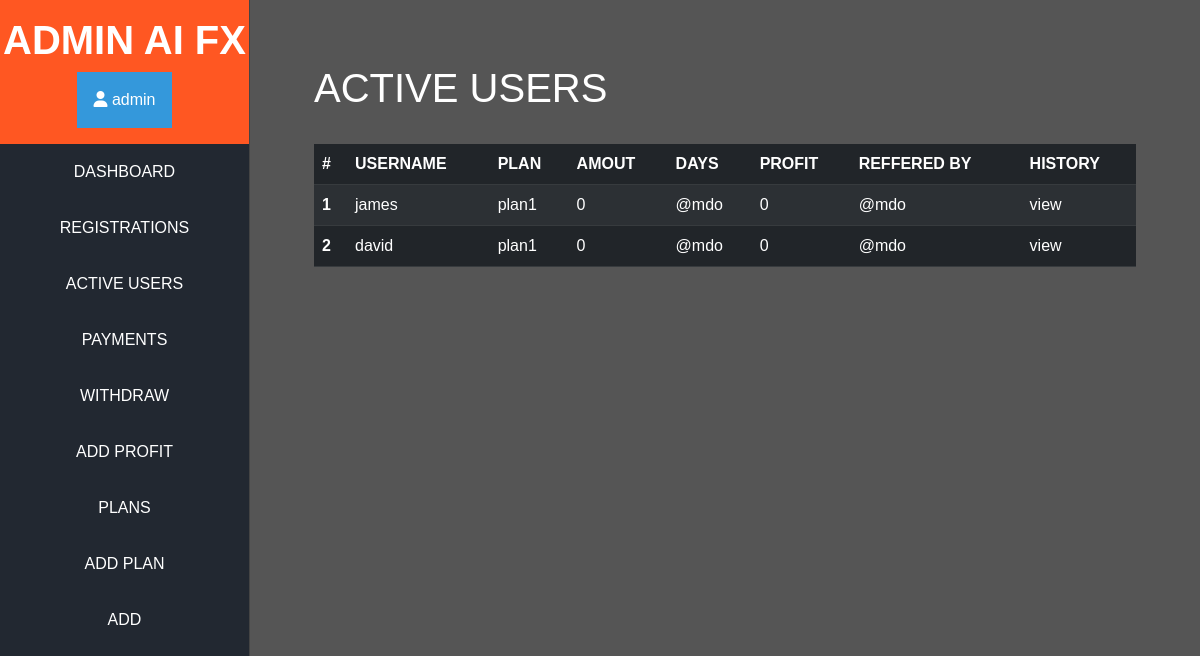
Screenshot of /moderator/members/Inactive (signed in) with the database file from the repository.
### home/models.py (models this page shows)
class User_plan(models.Model):
    user = models.ForeignKey(User, on_delete=models.CASCADE)
    plan = models.ForeignKey(Plans, on_delete=models.CASCADE)
    invested_amount = models.CharField(max_length=100)
    user_status = models.CharField(max_length=100)
    user_profit = models.CharField(max_length=100)

class Plans(models.Model):
    plan_name = models.CharField(max_length=100)
    plan_min_price = models.CharField(max_length=100)
    plan_max_price = models.CharField(max_length=100)
    plan_min_percentage = models.CharField(max_length=100)
    plan_max_percentage = models.CharField(max_length=100)

### home/views.py (the view, shortened to what this page needs)
# urls.py: path('moderator/members/', login_required(views.ModMembers_view.as_view()), name='mod_mambers'),
class ModMembers_view(View):
    def get(self, request, **kwargs):
        if "status" in kwargs:
            context = {
                "members": models.User_plan.objects.filter(user_status=kwargs["status"]),
            }
            return render(request, 'mod/membersactive.html', context=context)

### templates/mod/membersactive.html (shortened to what this page needs)
{% extends 'mod/admbase.html' %}
{% block content%}
<div class="m-5">
<h1> ACTIVE USERS</h1>
<br>
<table class="table table-dark table-striped">
    <thead>
      <tr>
        <th scope="col">#</th>
        <th scope="col">USERNAME</th>
        <th scope="col">PLAN</th>
        <th scope="col">AMOUT</th>
        <th scope="col">DAYS</th>
        <th scope="col">PROFIT</th>
        <th scope="col">REFFERED BY</th>
        <th scope="col">HISTORY</th>
      </tr>
    </thead>
    <tbody>
      {% for member in members %}
      <tr>
        <th scope="row">{{ forloop.counter }}</th>
        <td>{{ member.user.username }}</td>
        <td>{{ member.plan.plan_name }}</td>
        <td>{{ member.invested_amount }}</td>
        <td>@mdo</td>
        <td>{{ member.user_profit }}</td>
        <td>@mdo</td>
        <a> <td> view </td></a>
      </tr>
      {% endfor %}
    </tbody>
  </table>
{% endblock %}

### templates/mod/adminnavbar.html (shortened to what this page needs)
<div class="sidenav" style="border-right: 1px solid #444;">
    <div class="sidenav-header py-3">
        <h1 class="fw-bold">ADMIN AI FX</h1>
        <div class="dropdown">
            <button onclick="myFunction()" class="dropbtn"><i class="fa-solid fa-user"></i> {{ user.username }}</button>
          </div>
    </div>
    <ul class="nav flex-column">
        <li class="nav-item">
            <a class="nav-link py-3" href="{% url 'mod_dashboard' %}">
                DASHBOARD
            </a>
        </li>
          <li class="nav-item">
              <a class="nav-link py-3" href="{% url 'mod_mambers' %}">
                  REGISTRATIONS
              </a>
          </li>
          <li class="nav-item">
              <a class="nav-link py-3" href="{% url 'mod_active_member' status='Active' %}">
                  ACTIVE USERS
              </a>
          </li>
          <li class="nav-item">
            <a class="nav-link py-3" href="{% url 'mod_payments' status='pending' %}">
                PAYMENTS
            </a>
        </li>
          <li class="nav-item">
            <a class="nav-link py-3" href="{% url 'mod_withdraw' status='pending' %}">
                WITHDRAW
            </a>
        </li>
        <li class="nav-item">
            <a class="nav-link py-3" href="{% url 'mod_add_profit' %}">
                ADD PROFIT
            </a>
        </li>
        <li class="nav-item">
            <a class="nav-link py-3" href="{% url 'mod_plans' %}">
                PLANS
            </a>
        </li>
        <li class="nav-item">
            <a class="nav-link py-3" href="{% url 'mod_add_plan' %}">
                ADD PLAN
            </a>
        </li>
        <li class="nav-item">
            <a class="nav-link py-3" href="{% url 'mod_dashboard' %}">
                ADD
            </a>
        </li>
      </ul>
</div>

### static/css/styles.css (style rules this page uses)
body { margin: 0; padding: 0; font-family: Arial, sans-serif; }
.dropbtn { background-color: #3498DB; color: white; padding: 16px; font-size: 16px; border: none; cursor: pointer; }
.dropdown { position: relative; display: inline-block; }
.sidenav { height: 100%; width: 250px; position: fixed; top: 0; left: 0; background-color: #222831; overflow-x: hidden; transition: 0.5s; }
.sidenav-header { background-color: #ff5722; color: #fff; text-align: center; }
.sidenav ul { list-style: none; padding: 0; }
.sidenav ul li { text-align: center; }
.sidenav a { text-decoration: none; color: #fff; display: block; transition: 0.3s; }

### rows the page displays
User_plan: user.username "james", plan.plan_name "plan1", invested_amount "0", user_profit "0"
User_plan: user.username "david", plan.plan_name "plan1", invested_amount "0", user_profit "0"

### other values shown
{{ user.username }} "admin"
